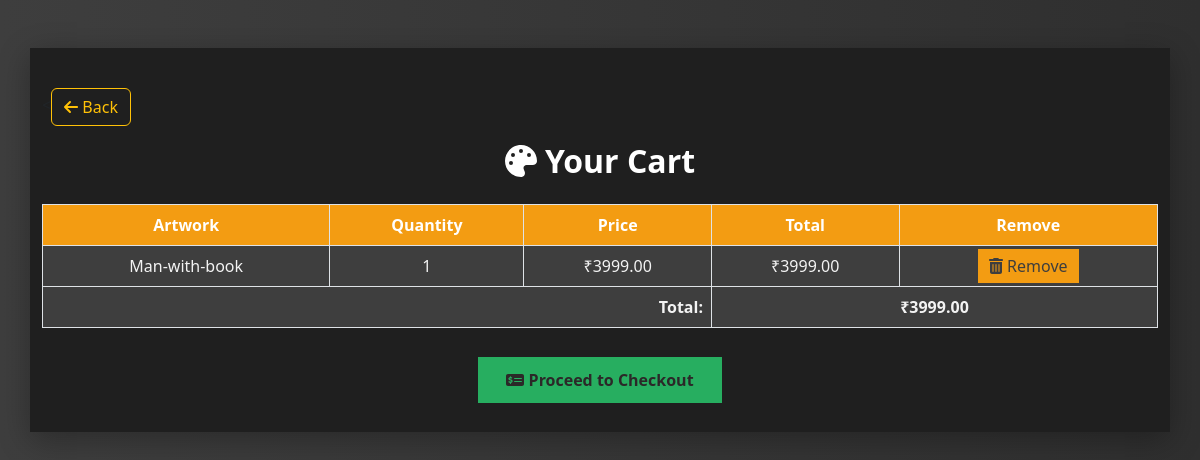
The page /cart/ (signed in) on the database its author committed.
### paintings/models.py (models this page shows, shortened)
class CartItem(models.Model):
    cart = models.ForeignKey(Cart, on_delete=models.CASCADE, related_name='items')
    artwork = models.ForeignKey(Artwork, on_delete=models.CASCADE)
    quantity = models.PositiveIntegerField(default=1)
    def total_price(self):
        return self.artwork.price * self.quantity

class Artwork(models.Model):
    CATEGORY_CHOICES = [
        ('Sketches', 'Sketches'),
        ('Portraits', 'Portraits'),
        ('Oil Paintings', 'Oil Paintings'),
        ('Digital Art', 'Digital Art'),
    ]
    title = models.CharField(max_length=200)
    image = models.ImageField(upload_to='artworks/')
    category = models.CharField(max_length=50, choices=CATEGORY_CHOICES)
    price = models.DecimalField(max_digits=10, decimal_places=2)
    height = models.PositiveIntegerField(help_text="Height in cm")
    width = models.PositiveIntegerField(help_text="Width in cm")
    description = models.TextField(blank=True, null=True)

class Cart(models.Model):
    user = models.ForeignKey(UserSignup, on_delete=models.CASCADE)
    created_at = models.DateTimeField(auto_now_add=True)
    def total_price(self):
        return sum(item.total_price() for item in self.items.all())

### paintings/views.py (the view)
# urls.py: path('cart/', views.cart_view, name='cart'),
def cart_view(request):
    user = request.session.get('user_id')
    user_instance = get_object_or_404(UserSignup, id=user)
    cart, _ = Cart.objects.get_or_create(user=user_instance)
    return render(request, 'cart.html', {'cart': cart})

### paintings/templates/cart.html (shortened to what this page needs)
{% load static %}
<!DOCTYPE html>
<html lang="en">
<head>
    <link rel="stylesheet" href="{% static 'css/cart.css' %}">
    <link href="https://cdn.jsdelivr.net/npm/bootstrap@5.3.0/dist/css/bootstrap.min.css" rel="stylesheet">
</head>
<body>
    <div class="container mt-5">
        <div class="mb-3">
        <<a href="{% url 'collection' %}" class="btn btn-outline-warning">
                <i class="fas fa-arrow-left"></i> Back
            </a>
        </div>
        <h2 style="color: #fff; font-weight: bold;" class="text-center mb-4"><i class="fas fa-palette me-2"></i>Your Cart</h2>
        {% if cart.items.all %}
            <div class="table-responsive">
                <table class="table table-bordered align-middle text-center">
                    <thead>
                        <tr>
                            <th>Artwork</th>
                            <th>Quantity</th>
                            <th>Price</th>
                            <th>Total</th>
                            <th>Remove</th>
                        </tr>
                    </thead>
                    <tbody>
                        {% for item in cart.items.all %}
                        <tr>
                            <td>{{ item.artwork.title }}</td>
                            <td>{{ item.quantity }}</td>
                            <td>₹{{ item.artwork.price }}</td>
                            <td>₹{{ item.total_price }}</td>
                            <td>
                                <a href="{% url 'remove_from_cart' item.id %}" class="remove  btn-sm">
                                    <i class="fas fa-trash-alt"></i> Remove
                                </a>
                            </td>
                        </tr>
                        {% endfor %}
                        <tr>
                            <td colspan="3" class="text-end"><strong>Total:</strong></td>
                            <td colspan="2"><strong>₹{{ cart.total_price }}</strong></td>
                        </tr>
                    </tbody>
                </table>
            </div>
            <div class="text-center mt-4">
                <a href="{% url 'checkout' %}" class="btn-proceed">
                    <i class="fas fa-money-check-alt"></i> Proceed to Checkout
                </a>
            </div>
        {% else %}
            <p class="text-center empty-cart">
                <i class="fas fa-shopping-cart fa-2x mb-3 d-block text-muted"></i>
                Your cart is empty.
            </p>
        {% endif %}
    </div>
</body>
</html>

### paintings/static/css/cart.css (style rules this page uses)
body { font-family: 'Segoe UI', sans-serif; background: linear-gradient(to right, #3e3e3e, #2f2f2f); color: #fff; }
.container { background-color: #1f1f1f; padding: 40px 30px; box-shadow: 0 8px 30px rgba(0, 0, 0, 0.3); }
.table thead th { background-color: #f39c12; color: #fff; font-weight: bold; }
.table tbody td { background-color: #3e3e3e; color: #f3f3f3; }
.remove { background-color: #f39c12; border: 1px solid #f39c12; color: #3e3e3e; transition: 0.3s; font-weight: 500; text-decoration: none; padding: 5px 10px; }
.btn-proceed { background-color: #27ae60; border: none; padding: 12px 28px; font-weight: 600; font-size: 1rem; transition: 0.3s ease; text-decoration: none; color: #2b2828; }
.table td, .table th { vertical-align: middle; }

### rows shown on the page
CartItem: artwork "Man-with-book", quantity "1", artwork.price "3999.00", total_price "3999.00"
Cart: total_price "3999.00"
